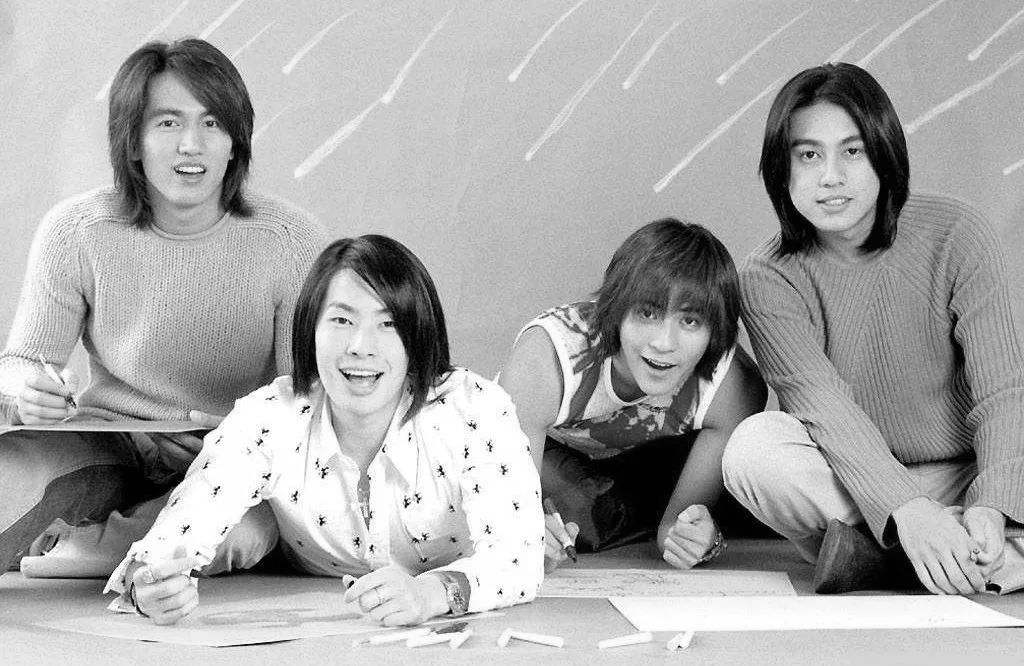
#> input picture learning opencv1/data/messigray.png, 1024 x 666 px
$ python video_deep.py
#> lines starting #> are read from the running program, lines starting #| are printed output that depends on the picture
# 构建深度地图

import cv2
import numpy as np
from matplotlib import pyplot as plt

img1 = cv2.imread('./data/messigray.png', 0)
#> img1 is the input picture: shape (666, 1024); min 0, max 255, mean 168.9
img2 = cv2.imread('./data/messigray.png', 0)

stereo = cv2.StereoBM_create(numDisparities=16, blockSize=11)

# numDisparities：即最大视差值与最小视差值之差, 窗口大小必须是16的整数倍，int 型
# blockSize：匹配的块大小。它必须是> = 1的奇数。通常情况下，它应该在3--11的范围内。这里设置为大于11也可以，但必须为奇数。

stereo = cv2.StereoBM_create(numDisparities= 32, blockSize= 5)
disparity = stereo.compute(img1, img2)
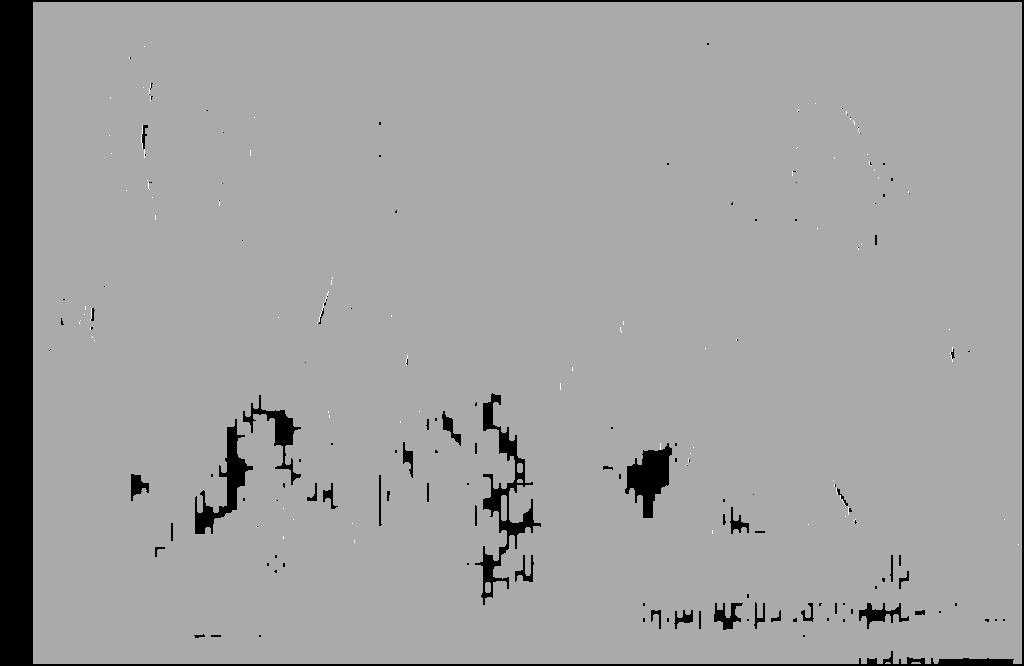
#> disparity: shape (666, 1024) int16; min -16, max 8, mean -0.919; drawn with min black and max white


plt.imshow(disparity, 'gray')
plt.show()
